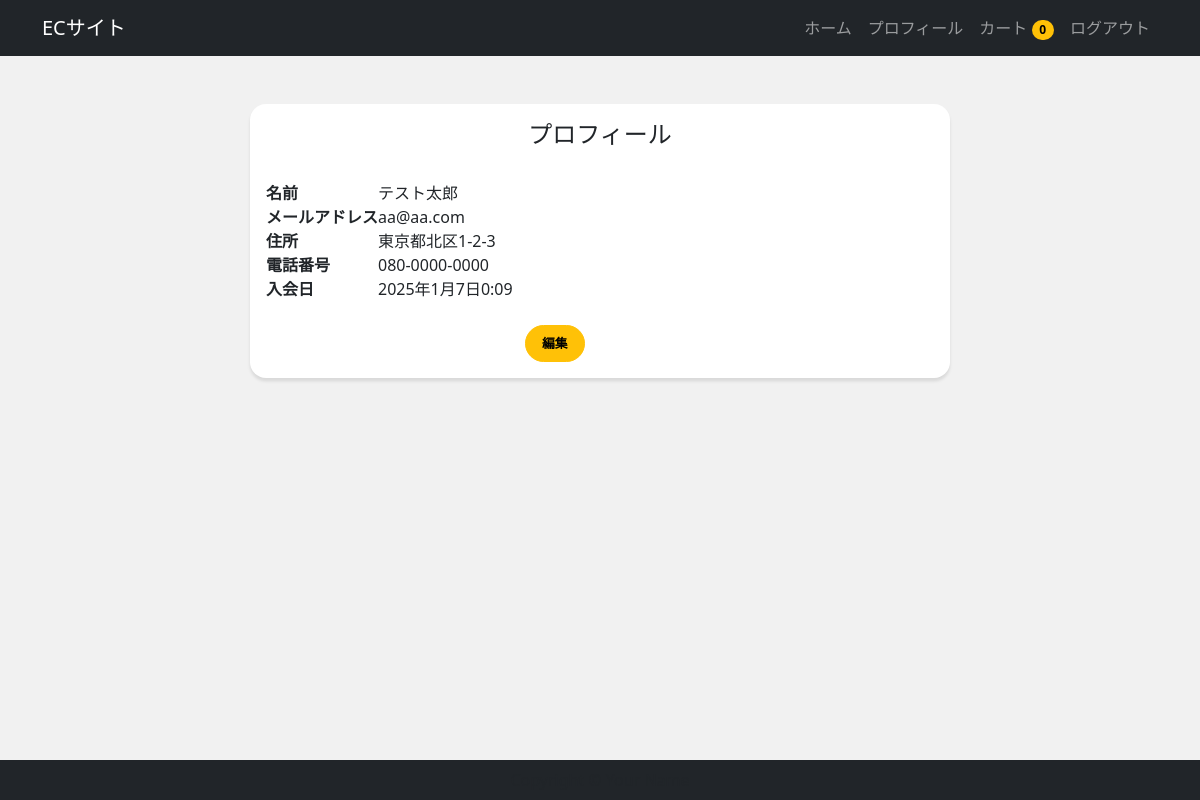
Page /accounts/profile/ (signed in) on the committed database.
### accounts/models.py (models this page shows, shortened)
class CustomUser(AbstractBaseUser, PermissionsMixin):
    email = models.EmailField('メールアドレス', unique=True)
    first_name = models.CharField('姓', max_length=30)
    last_name = models.CharField('名', max_length=30)
    adress = models.CharField('住所', max_length=30, blank=True)
    tel = models.CharField('電話番号', max_length=30, blank=True)
    created = models.DateTimeField('入会日', default=timezone.now)
    is_staff = models.BooleanField(
        ('staff status'),
        default=False,
        help_text=('Designates whether the user can log into this admin site.'),
    )
    is_active = models.BooleanField(
        ('active'),
        default=True,
        help_text=(
            'Designates whether this user should be treated as active. '
            'Unselect this instead of deleting accounts.'
        ),
    )
    objects = UserManager()
    EMAIL_FIELD = 'email'
    USERNAME_FIELD = 'email'
    REQUIRED_FIELDS = []
    class Meta:
        verbose_name = ('user')
        verbose_name_plural = ('users')

### accounts/views.py (the view)
# urls.py: path('profile/', views.ProfileView.as_view(), name='profile'),
class ProfileView(LoginRequiredMixin, View):
    def get(self, request, *args, **kwargs):
        user_data = CustomUser.objects.get(id=request.user.id)
        return render(request, 'accounts/profile.html', {
            'user_data': user_data,
        })

### app/templatetags/cart_tags.py (called while the page is built)
@register.filter
def itemCount(user):
    if user.is_authenticated:
        order = Order.objects.filter(user=user, ordered=False)
        if order.exists():
            return order[0].items.count()
    return 0

### accounts/templates/accounts/profile.html
{% extends 'app/base.html' %}
{% block content %}
<div class="card card-profile my-5 mx-auto">
    <div class="card-body">
        <h5 class="card-title text-center">プロフィール</h5>
        <table class="profile-table mb-4">
            <tbody>
                <tr>
                    <th class="header">名前</th>
                    <td class="data">{{ user_data.first_name }}{{ user_data.last_name }}</td>
                </tr>
                <tr>
                    <th class="header">メールアドレス</th>
                    <td class="data">{{ user_data.email }}</td>
                </tr>
                <tr>
                    <th class="header">住所</th>
                    <td class="data">{{ user_data.adress }}</td>
                </tr>
                <tr>
                    <th class="header">電話番号</th>
                    <td class="data">{{ user_data.tel }}</td>
                </tr>
                <tr>
                    <th class="header">入会日</th>
                    <td class="data">{{ user_data.created }}</td>
                </tr>
            </tbody>
        </table>
    <div class="button mx-auto">
        <a href="{% url 'profile_edit' %}" class="btn btn-lg btn-warning btn-block">編集</a>
    </div>
    </div>
</div>
{% endblock %}

### app/templates/app/base.html (shortened to what this page needs)
{% load cart_tags %}
{% load static %}
<!DOCTYPE html>
<html lang="ja">
<head>
    <link href="https://cdn.jsdelivr.net/npm/bootstrap@5.3.0/dist/css/bootstrap.min.css" rel="stylesheet">
    <link rel="stylesheet" href="{% static 'css/style.css' %}">
</head>
<body>
    <nav class="navbar navbar-expand-lg navbar-dark bg-dark">
        <div class="container">
            <a href="/" class="navbar-brand">ECサイト</a>
            <ul class="navbar-nav ml-auto">
                <li class="nav-item">
                    <a href="/" class="nav-link">ホーム</a>
                </li>
                {% if user.is_authenticated %}
                    <li class="nav-item">
                        <a href="{% url 'profile' %}" class="nav-link">プロフィール</a>
                    </li>
                    <li class="nav-item">
                        <a href="{% url 'order' %}" class="nav-link">
                            カート
                            <span class="badge rounded-pill text-bg-warning">
                                {{ request.user|itemCount }}
                            </span>
                        </a>
                    </li>
                    <li class="nav-item">
                        <a href="{% url 'account_logout' %}" class="nav-link">ログアウト</a>
                    </li>
                {% endif %}
            </ul>
        </div>
    </nav>
    <main>
        <div class="container">
            {% block content %}
            {% endblock %}
        </div>
    </main>
    <footer class="py-2 bg-dark">
        <p class="m-0 text-center tect-white">Copyright &copy; Your Name</p>
    </footer>
</body>
</html>

### app/static/css/style.css (style rules this page uses)
* { margin: 0; padding: 0; box-sizing: border-box; }
body { background: #f1f1f1; display: flex; flex-flow: column; min-height: 100vh; }
main { flex: 1; }
.card-profile { width: 700px; border: 0; border-radius: 1rem; box-shadow: 0 0.2rem 0.2rem 0 rgba(0, 0, 0, 0.1); }
.button { width: 150px; }
.btn { font-size: 80%; border-radius: 5rem; font-weight: bold; }
.card-title { margin-bottom: 2rem; font-size: 1.5rem; }

### rows in the picture
CustomUser: user|itemCount "0", first_name "テスト", last_name "太郎", email "aa@aa.com", adress "東京都北区1-2-3", tel "080-0000-0000", created "2025年1月7日0:09"
